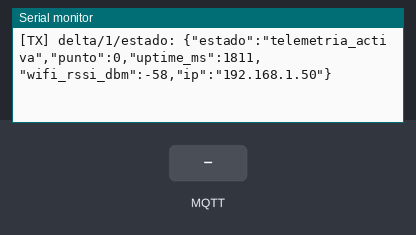
Simulated run of this sketch. Board: ESP32. Parts: the last lines printed to the serial monitor. Inputs (shaded band) come from the test bench. WiFi joins after 1.5 s; servers stay silent unless stated; no MQTT or app messages arrive unless stated.

Above: at 3.0 s.
3.1 s: MQTT message "parar" arrives on the first subscribed topic
At 4.3 s:
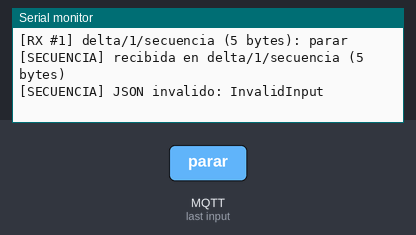
4.6 s: MQTT message "delta/todos/comando" arrives on the first subscribed topic
At 5.7 s:
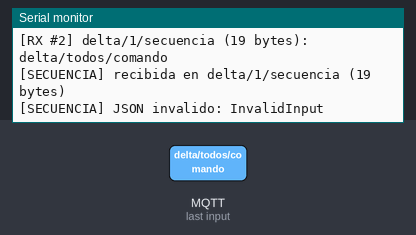
6.1 s: MQTT message "1" arrives on the first subscribed topic
At 6.7 s:
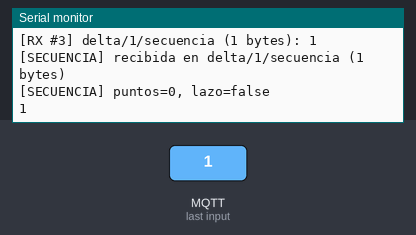
7.6 s: MQTT message "on" arrives on the first subscribed topic
At 8.8 s:
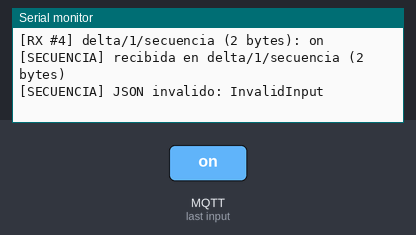
9.1 s: MQTT message "off" arrives on the first subscribed topic
At 10.2 s:
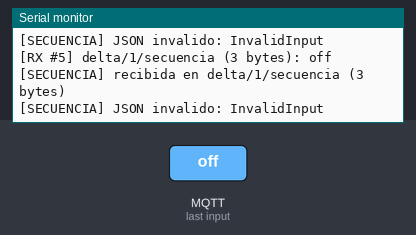
10.6 s: MQTT message "parar" arrives on the second subscribed topic
At 11.4 s:
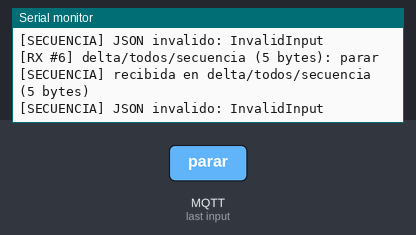
Timing chart, 0 to 13.1 s (numbered marks = the images above; inputs shaded):
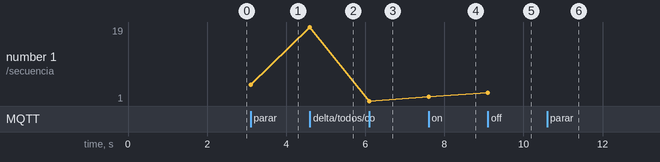

The sketch:

delta_esp32_bidireccional.ino
```cpp
/*
  DELTA - COMUNICACION MQTT BIDIRECCIONAL
  Basado en delta_esp32_monitor.ino y compatible con el protocolo del servidor Delta.

  Publica:
    delta/N/online  -> "1" al conectar; "0" como Last Will si pierde conexión
    delta/N/estado  -> JSON periódico para el dashboard
    delta/N/evento  -> disponible para eventos reales del robot (ver publicarEvento)

  Recibe:
    delta/N/secuencia       -> secuencia dirigida a este Delta
    delta/todos/secuencia   -> secuencia para todos
    delta/todos/comando     -> comandos globales, por ejemplo "parar"
    delta/N/comando         -> comandos dirigidos a este Delta

  IMPORTANTE:
  Este archivo es una base de comunicación/prueba, no reemplaza el firmware que controla
  motores y sensores. En procesarComando() y obtenerEstadoRobot() hay que integrar las
  funciones/variables reales del firmware del robot para ejecutar comandos y reportar
  punto, estado, sensores, ciclos, agarres, etc.

  Requiere: PubSubClient y ArduinoJson 7.x.
*/
#include <Arduino.h>
#include <WiFi.h>
#include <PubSubClient.h>
#include <ArduinoJson.h>

// ---------------- CONFIGURACION ----------------
static const char* WIFI_SSID = "TU_WIFI";
static const char* WIFI_PASS = "TU_CLAVE";
static const char* MQTT_HOST = "192.168.1.100"; // IP de la Raspberry Pi
static const uint16_t MQTT_PORT = 1883;
static const uint8_t DELTA_ID = 1;              // CAMBIAR: 1, 2, 3...
static const unsigned long INTERVALO_ESTADO_MS = 5000;
static const unsigned long INTERVALO_ONLINE_MS = 15000;

// ------------------------------------------------
WiFiClient wifi;
PubSubClient mqtt(wifi);
char clientId[32];
char topicEstado[40];
char topicOnline[40];
char topicEvento[40];
char topicSecuencia[40];
char topicComando[40];
char topicWill[40];
unsigned long ultimoEstado = 0;
unsigned long ultimoOnline = 0;
unsigned long ultimoIntento = 0;
unsigned long mensajesRx = 0;

// Estado provisional hasta conectar esto con las variables reales del robot.
// No inventa lecturas de sensores: solo informa que el firmware de comunicación está activo.
static const char* obtenerEstadoRobot() {
  return "telemetria_activa";
}
static int obtenerPuntoActual() {
  return 0; // TODO: devolver el punto real del recorrido, si corresponde
}

void publicarEstado() {
  if (!mqtt.connected()) return;

  JsonDocument doc;
  doc["estado"] = obtenerEstadoRobot();
  doc["punto"] = obtenerPuntoActual();
  doc["uptime_ms"] = millis();
  doc["wifi_rssi_dbm"] = WiFi.RSSI();
  doc["ip"] = WiFi.localIP().toString();

  char payload[384];
  size_t n = serializeJson(doc, payload, sizeof(payload));
  if (n == 0 || n >= sizeof(payload)) {
    Serial.println("[TX] No se pudo serializar estado");
    return;
  }

  if (mqtt.publish(topicEstado, payload, false)) {
    Serial.printf("[TX] %s: %s\n", topicEstado, payload);
  } else {
    Serial.println("[TX] Error publicando estado");
  }
}

void publicarEvento(const char* tipo, int punto, const char* detalle,
                    unsigned long ciclos = 0, unsigned long agarres = 0) {
  if (!mqtt.connected()) return;
  JsonDocument doc;
  doc["tipo"] = tipo;
  if (punto >= 0) doc["punto"] = punto;
  if (detalle && detalle[0]) doc["detalle"] = detalle;
  doc["ms"] = millis();
  doc["ciclos"] = ciclos;
  doc["agarres"] = agarres;

  char payload[384];
  size_t n = serializeJson(doc, payload, sizeof(payload));
  if (n && n < sizeof(payload)) {
    if (mqtt.publish(topicEvento, payload, false)) {
      Serial.printf("[TX] %s: %s\n", topicEvento, payload);
    } else {
      Serial.println("[TX] Error publicando evento");
    }
  }
}

// Conectar esta función con la lógica real de motores/robot.
void procesarComando(const String& comando) {
  Serial.printf("[COMANDO] recibido: %s\n", comando.c_str());
  if (comando == "parar") {
    Serial.println("[ATENCION] Comando PARAR recibido; falta vincularlo con la funcion real de parada del robot.");
    // TODO SEGURIDAD: llamar aquí a la función real que detiene los motores.
  }
}

void procesarSecuencia(const char* topic, const byte* payload, unsigned int len) {
  Serial.printf("[SECUENCIA] recibida en %s (%u bytes)\n", topic, len);
  // El formato esperado por la interfaz es JSON: {"puntos":[...],"lazo":true/false}.
  JsonDocument doc;
  DeserializationError err = deserializeJson(doc, payload, len);
  if (err) {
    Serial.printf("[SECUENCIA] JSON invalido: %s\n", err.c_str());
    return;
  }
  JsonArray puntos = doc["puntos"].as<JsonArray>();
  Serial.printf("[SECUENCIA] puntos=%u, lazo=%s\n",
                (unsigned)puntos.size(), doc["lazo"] | false ? "true" : "false");
  serializeJsonPretty(doc, Serial);
  Serial.println();
  // TODO: entregar los puntos a la cola/planificador real del robot.
}

void alRecibir(char* topic, byte* payload, unsigned int len) {
  mensajesRx++;
  Serial.printf("\n[RX #%lu] %s (%u bytes): ", mensajesRx, topic, len);
  for (unsigned int i = 0; i < len; i++) Serial.write(payload[i]);
  Serial.println();

  String t(topic);
  if (t == topicSecuencia || t == "delta/todos/secuencia") {
    procesarSecuencia(topic, payload, len);
    return;
  }

  if (t == topicComando || t == "delta/todos/comando") {
    String comando;
    comando.reserve(len);
    for (unsigned int i = 0; i < len; i++) comando += (char)payload[i];
    comando.trim();
    procesarComando(comando);
  }
}

void suscribirTopics() {
  char topicTodosSecuencia[] = "delta/todos/secuencia";
  char topicTodosComando[] = "delta/todos/comando";
  mqtt.subscribe(topicSecuencia, 1);
  mqtt.subscribe(topicTodosSecuencia, 1);
  mqtt.subscribe(topicComando, 1);
  mqtt.subscribe(topicTodosComando, 1);
  Serial.printf("[MQTT] Suscrito a %s, %s, %s y %s\n",
                topicSecuencia, topicTodosSecuencia, topicComando, topicTodosComando);
}

void intentarConectar() {
  if (WiFi.status() != WL_CONNECTED) {
    if (millis() - ultimoIntento >= 8000) {
      ultimoIntento = millis();
      Serial.println("[WiFi] Reintentando conexion...");
      WiFi.disconnect();
      WiFi.begin(WIFI_SSID, WIFI_PASS);
    }
    return;
  }
  if (mqtt.connected() || millis() - ultimoIntento < 5000) return;
  ultimoIntento = millis();

  Serial.printf("[MQTT] Conectando a %s:%u...\n", MQTT_HOST, MQTT_PORT);
  // Last Will retenido: si el ESP32 se apaga o pierde MQTT inesperadamente, broker publica 0.
  if (mqtt.connect(clientId, topicWill, 1, true, "0")) {
    Serial.println("[MQTT] Conectado");
    mqtt.publish(topicOnline, "1", true);
    Serial.printf("[TX] %s: 1\n", topicOnline);
    suscribirTopics();
    ultimoEstado = millis() - INTERVALO_ESTADO_MS;
    ultimoOnline = millis();
  } else {
    Serial.printf("[MQTT] Error %d; se reintentara\n", mqtt.state());
  }
}

void setup() {
  Serial.begin(115200);
  delay(250);

  snprintf(clientId, sizeof(clientId), "delta-%u-%04X", DELTA_ID,
           (unsigned)((ESP.getEfuseMac() >> 16) & 0xFFFF));
  snprintf(topicEstado, sizeof(topicEstado), "delta/%u/estado", DELTA_ID);
  snprintf(topicOnline, sizeof(topicOnline), "delta/%u/online", DELTA_ID);
  snprintf(topicEvento, sizeof(topicEvento), "delta/%u/evento", DELTA_ID);
  snprintf(topicSecuencia, sizeof(topicSecuencia), "delta/%u/secuencia", DELTA_ID);
  snprintf(topicComando, sizeof(topicComando), "delta/%u/comando", DELTA_ID);
  snprintf(topicWill, sizeof(topicWill), "delta/%u/online", DELTA_ID);

  Serial.printf("\nDELTA %u - MQTT bidireccional\n", DELTA_ID);
  WiFi.mode(WIFI_STA);
  WiFi.setAutoReconnect(true);
  WiFi.begin(WIFI_SSID, WIFI_PASS);

  mqtt.setServer(MQTT_HOST, MQTT_PORT);
  mqtt.setCallback(alRecibir);
  mqtt.setBufferSize(4096);
  mqtt.setSocketTimeout(3);

  unsigned long inicio = millis();
  while (WiFi.status() != WL_CONNECTED && millis() - inicio < 15000) {
    delay(250);
    Serial.print('.');
  }
  Serial.println();
  if (WiFi.status() == WL_CONNECTED) {
    Serial.printf("[WiFi] IP: %s\n", WiFi.localIP().toString().c_str());
  } else {
    Serial.println("[WiFi] Todavia sin conexion; se reintentara en loop");
  }
  ultimoIntento = millis() - 5000;
  intentarConectar();
}

void loop() {
  intentarConectar();
  mqtt.loop();

  unsigned long ahora = millis();
  if (mqtt.connected() && ahora - ultimoEstado >= INTERVALO_ESTADO_MS) {
    ultimoEstado = ahora;
    publicarEstado();
  }
  // Reafirma online periodicamente. No genera eventos repetidos en el servidor si sigue en 1.
  if (mqtt.connected() && ahora - ultimoOnline >= INTERVALO_ONLINE_MS) {
    ultimoOnline = ahora;
    mqtt.publish(topicOnline, "1", true);
  }
}
```

Measured:
- after the input at 3.1 s, the serial monitor: prints a new line at once (image 1)
- after the input at 4.6 s, the serial monitor: prints a new line at once (image 2)
- after the input at 6.1 s, the serial monitor: prints a new line at once (image 3)
- after the input at 7.6 s, the serial monitor: prints a new line at once (image 4)
- after the input at 9.1 s, the serial monitor: prints a new line at once (image 5)
- after the input at 10.6 s, the serial monitor: prints a new line at once (image 6)
- plotted number 1: 5 → 19 after the input at 4.6 s
